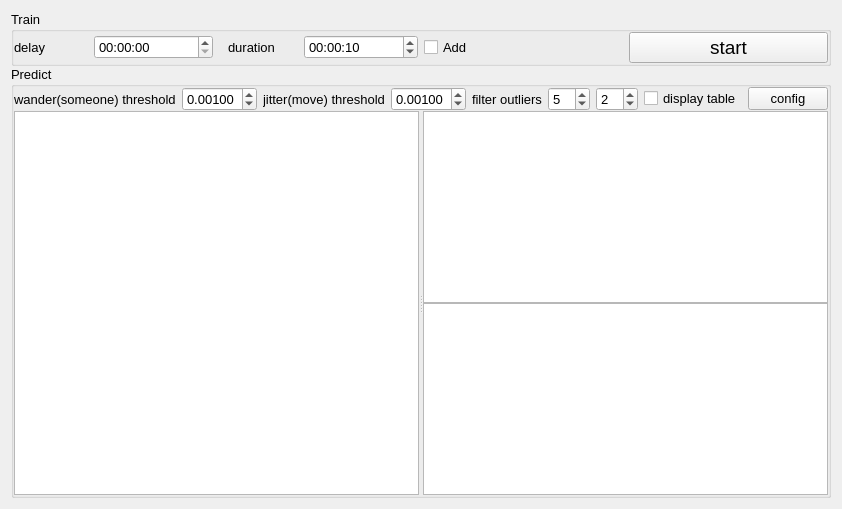
          <widget class="QWidget" name="layoutWidget">
           <layout class="QVBoxLayout" name="verticalLayout_2" stretch="1,32">
            <property name="spacing">
             <number>0</number>
            </property>
            <item>
             <widget class="QGroupBox" name="groupBox_15">
              <property name="font">
               <font>
                <pointsize>10</pointsize>
                <weight>50</weight>
                <bold>false</bold>
                <stylestrategy>PreferAntialias</stylestrategy>
               </font>
              </property>
              <property name="title">
               <string>Train</string>
              </property>
              <layout class="QVBoxLayout" name="verticalLayout_25">
               <property name="spacing">
                <number>0</number>
               </property>
               <property name="leftMargin">
                <number>0</number>
               </property>
               <property name="topMargin">
                <number>0</number>
               </property>
               <property name="rightMargin">
                <number>0</number>
               </property>
               <property name="bottomMargin">
                <number>0</number>
               </property>
               <item>
                <layout class="QHBoxLayout" name="horizontalLayout_2" stretch="1,1,1,1">
                 <property name="spacing">
                  <number>6</number>
                 </property>
                 <item>
                  <widget class="QWidget" name="widget_25" native="true">
                   <property name="sizePolicy">
                    <sizepolicy hsizetype="Ignored" vsizetype="Preferred">
                     <horstretch>0</horstretch>
                     <verstretch>0</verstretch>
                    </sizepolicy>
                   </property>
                   <layout class="QHBoxLayout" name="horizontalLayout_27" stretch="0,2,3">
                    <property name="spacing">
                     <number>0</number>
                    </property>
                    <property name="leftMargin">
                     <number>0</number>
                    </property>
                    <property name="topMargin">
                     <number>0</number>
                    </property>
                    <property name="rightMargin">
                     <number>0</number>
                    </property>
                    <property name="bottomMargin">
                     <number>0</number>
                    </property>
                    <item>
                     <widget class="QWidget" name="widget_39" native="true">
                      <layout class="QHBoxLayout" name="horizontalLayout_38">
                       <property name="spacing">
                        <number>0</number>
                       </property>
                       <property name="leftMargin">
                        <number>0</number>
                       </property>
                       <property name="topMargin">
                        <number>0</number>
                       </property>
                       <property name="rightMargin">
                        <number>0</number>
                       </property>
                       <property name="bottomMargin">
                        <number>0</number>
                       </property>
                      </layout>
                     </widget>
                    </item>
                    <item>
                     <widget class="QLabel" name="label_delay_5">
                      <property name="sizePolicy">
                       <sizepolicy hsizetype="Preferred" vsizetype="Preferred">
                        <horstretch>0</horstretch>
                        <verstretch>0</verstretch>
                       </sizepolicy>
                      </property>
                      <property name="text">
                       <string>delay</string>
                      </property>
                     </widget>
                    </item>
                    <item>
                     <widget class="QTimeEdit" name="timeEdit_train_delay">
                      <property name="maximumDateTime">
                       <datetime>
                        <hour>23</hour>
                        <minute>59</minute>
                        <second>59</second>
                        <year>2000</year>
                        <month>1</month>
                        <day>1</day>
                       </datetime>
                      </property>
                      <property name="currentSection">
                       <enum>QDateTimeEdit::MinuteSection</enum>
                      </property>
                      <property name="displayFormat">
                       <string>HH:mm:ss</string>
                      </property>
                      <property name="currentSectionIndex">
                       <number>1</number>
                      </property>
                      <property name="time">
                       <time>
                        <hour>0</hour>
                        <minute>0</minute>
                        <second>0</second>
                       </time>
                      </property>
                     </widget>
                    </item>
                   </layout>
                  </widget>
                 </item>
                 <item>
                  <widget class="QWidget" name="widget_26" native="true">
                   <layout class="QHBoxLayout" name="horizontalLayout_28" stretch="2,3">
                    <property name="spacing">
                     <number>0</number>
                    </property>
                    <property name="leftMargin">
                     <number>9</number>
                    </property>
                    <property name="topMargin">
                     <number>0</number>
                    </property>
                    <property name="rightMargin">
                     <number>0</number>
                    </property>
                    <property name="bottomMargin">
                     <number>0</number>
                    </property>
                    <item>
                     <widget class="QLabel" name="label_delay_6">
                      <property name="text">
                       <string>duration</string>
                      </property>
                     </widget>
                    </item>
                    <item>
                     <widget class="QTimeEdit" name="timeEdit_train_duration">
                      <property name="maximumDateTime">
                       <datetime>
                        <hour>23</hour>
                        <minute>59</minute>
                        <second>59</second>
                        <year>2000</year>
                        <month>1</month>
                        <day>1</day>
                       </datetime>
                      </property>
                      <property name="currentSection">
                       <enum>QDateTimeEdit::SecondSection</enum>
                      </property>
                      <property name="displayFormat">
                       <string>HH:mm:ss</string>
                      </property>
                      <property name="currentSectionIndex">
                       <number>2</number>
                      </property>
                      <property name="time">
                       <time>
                        <hour>0</hour>
                        <minute>0</minute>
                        <second>10</second>
                       </time>
                      </property>
                     </widget>
                    </item>
                   </layout>
                  </widget>
                 </item>
                 <item>
                  <widget class="QCheckBox" name="checkBox_train_add">
                   <property name="enabled">
                    <bool>true</bool>
                   </property>
                   <property name="sizePolicy">
                    <sizepolicy hsizetype="Minimum" vsizetype="Fixed">
                     <horstretch>0</horstretch>
                     <verstretch>0</verstretch>
                    </sizepolicy>
                   </property>
                   <property name="text">
                    <string>Add</string>
                   </property>
                  </widget>
                 </item>
                 <item>
                  <widget class="QPushButton" name="pushButton_train_start">
                   <property name="font">
                    <font>
                     <pointsize>14</pointsize>
                     <weight>50</weight>
                     <bold>false</bold>
                     <stylestrategy>PreferAntialias</stylestrategy>
                    </font>
                   </property>
                   <property name="text">
                    <string>start</string>
                   </property>
                   <property name="iconSize">
                    <size>
                     <width>8</width>
                     <height>8</height>
                    </size>
                   </property>
                   <property name="autoDefault">
                    <bool>false</bool>
                   </property>
                   <property name="default">
                    <bool>false</bool>
                   </property>
                  </widget>
                 </item>
                </layout>
               </item>
              </layout>
             </widget>
            </item>
            <item>
             <widget class="QGroupBox" name="groupBox_14">
              <property name="font">
               <font>
                <pointsize>10</pointsize>
                <weight>50</weight>
                <bold>false</bold>
                <stylestrategy>PreferAntialias</stylestrategy>
               </font>
              </property>
              <property name="title">
               <string>Predict</string>
              </property>
              <layout class="QVBoxLayout" name="verticalLayout_5" stretch="1,64">
               <property name="spacing">
                <number>0</number>
               </property>
               <property name="leftMargin">
                <number>0</number>
               </property>
               <property name="topMargin">
                <number>0</number>
               </property>
               <property name="rightMargin">
                <number>0</number>
               </property>
               <property name="bottomMargin">
                <number>0</number>
               </property>
               <item>
                <layout class="QHBoxLayout" name="horizontalLayout_10">
                 <item>
                  <widget class="QWidget" name="widget_31" native="true">
                   <layout class="QHBoxLayout" name="horizontalLayout_45" stretch="3,2,3,2,2,1,1,2,3">
                    <property name="spacing">
                     <number>6</number>
                    </property>
                    <property name="leftMargin">
                     <number>0</number>
                    </property>
                    <property name="topMargin">
                     <number>0</number>
                    </property>
                    <property name="rightMargin">
                     <number>0</number>
                    </property>
                    <property name="bottomMargin">
                     <number>0</number>
                    </property>
                    <item>
                     <widget class="QLabel" name="label_number_3">
                      <property name="text">
                       <string>wander(someone) threshold</string>
                      </property>
                     </widget>
                    </item>
                    <item>
                     <widget class="QDoubleSpinBox" name="doubleSpinBox_predict_someone_threshold">
                      <property name="sizePolicy">
                       <sizepolicy hsizetype="Minimum" vsizetype="Minimum">
                        <horstretch>0</horstretch>
                        <verstretch>0</verstretch>
                       </sizepolicy>
                      </property>
                      <property name="decimals">
                       <number>5</number>
                      </property>
                      <property name="maximum">
                       <double>1.000000000000000</double>
                      </property>
                      <property name="singleStep">
                       <double>0.000100000000000</double>
                      </property>
                      <property name="value">
                       <double>0.001000000000000</double>
                      </property>
                     </widget>
                    </item>
                    <item>
                     <widget class="QLabel" name="label_number_5">
                      <property name="text">
                       <string>jitter(move) threshold</string>
                      </property>
                     </widget>
                    </item>
                    <item>
                     <widget class="QDoubleSpinBox" name="doubleSpinBox_predict_move_threshold">
                      <property name="sizePolicy">
                       <sizepolicy hsizetype="Minimum" vsizetype="Minimum">
                        <horstretch>0</horstretch>
                        <verstretch>0</verstretch>
                       </sizepolicy>
                      </property>
                      <property name="decimals">
                       <number>5</number>
                      </property>
                      <property name="maximum">
                       <double>1.000000000000000</double>
                      </property>
                      <property name="singleStep">
                       <double>0.000100000000000</double>
                      </property>
                      <property name="value">
                       <double>0.001000000000000</double>
                      </property>
                     </widget>
                    </item>
                    <item>
                     <widget class="QLabel" name="label_duration_7">
                      <property name="text">
                       <string>filter outliers</string>
                      </property>
                     </widget>
                    </item>
                    <item>
                     <widget class="QSpinBox" name="spinBox_predict_buffer_size">
                      <property name="minimum">
                       <number>1</number>
                      </property>
                      <property name="value">
                       <number>5</number>
                      </property>
                      <property name="displayIntegerBase">
                       <number>10</number>
                      </property>
                     </widget>
                    </item>
                    <item>
                     <widget class="QSpinBox" name="spinBox_predict_outliers_number">
                      <property name="minimum">
                       <number>1</number>
                      </property>
                      <property name="maximum">
                       <number>99</number>
                      </property>
                      <property name="singleStep">
                       <number>1</number>
                      </property>
                      <property name="value">
                       <number>2</number>
                      </property>
                      <property name="displayIntegerBase">
                       <number>10</number>
                      </property>
                     </widget>
                    </item>
                    <item>
                     <widget class="QCheckBox" name="checkBox_display_eigenvalues_table">
                      <property name="text">
                       <string>display table</string>
                      </property>
                     </widget>
                    </item>
                    <item>
                     <widget class="QPushButton" name="pushButton_predict_config">
                      <property name="text">
                       <string>config</string>
                      </property>
                     </widget>
                    </item>
                   </layout>
                  </widget>
                 </item>
                </layout>
               </item>
               <item>
                <widget class="QSplitter" name="splitter_eigenvalues">
                 <property name="orientation">
                  <enum>Qt::Horizontal</enum>
                 </property>
                 <widget class="PlotWidget" name="graphicsView_eigenvalues">
                  <property name="sizePolicy">
                   <sizepolicy hsizetype="Preferred" vsizetype="Preferred">
                    <horstretch>0</horstretch>
                    <verstretch>0</verstretch>
                   </sizepolicy>
                  </property>
                 </widget>
                 <widget class="QWidget" name="tableView_eigenvalues" native="true">
                  <layout class="QVBoxLayout" name="tableView_eigenvalues_QVBoxLayout">
                   <property name="spacing">
                    <number>0</number>
                   </property>
                   <property name="leftMargin">
                    <number>0</number>
                   </property>
                   <property name="topMargin">
                    <number>0</number>
                   </property>
                   <property name="rightMargin">
                    <number>0</number>
                   </property>
                   <property name="bottomMargin">
                    <number>0</number>
                   </property>
                   <item>
                    <widget class="QTableView" name="tableView_radar_data_room">
                     <property name="font">
                      <font>
                       <pointsize>8</pointsize>
                       <weight>50</weight>
                       <bold>false</bold>
                       <stylestrategy>PreferAntialias</stylestrategy>
                      </font>
                     </property>
                     <property name="autoScrollMargin">
                      <number>10</number>
                     </property>
                     <property name="sortingEnabled">
                      <bool>false</bool>
                     </property>
                     <attribute name="horizontalHeaderMinimumSectionSize">
                      <number>12</number>
                     </attribute>
                     <attribute name="verticalHeaderMinimumSectionSize">
                      <number>10</number>
                     </attribute>
                     <attribute name="verticalHeaderDefaultSectionSize">
                      <number>20</number>
                     </attribute>
                     <attribute name="verticalHeaderStretchLastSection">
                      <bool>true</bool>
                     </attribute>
                    </widget>
                   </item>
                   <item>
                    <widget class="QTableView" name="tableView_radar_data_human">
                     <property name="font">
                      <font>
                       <pointsize>8</pointsize>
                       <weight>50</weight>
                       <bold>false</bold>
                       <stylestrategy>PreferAntialias</stylestrategy>
                      </font>
                     </property>
                     <property name="autoScrollMargin">
                      <number>10</number>
                     </property>
                     <property name="sortingEnabled">
                      <bool>false</bool>
                     </property>
                     <attribute name="horizontalHeaderMinimumSectionSize">
                      <number>12</number>
                     </attribute>
                     <attribute name="verticalHeaderMinimumSectionSize">
                      <number>10</number>
                     </attribute>
                     <attribute name="verticalHeaderDefaultSectionSize">
                      <number>20</number>
                     </attribute>
                     <attribute name="verticalHeaderStretchLastSection">
                      <bool>true</bool>
                     </attribute>
                    </widget>
                   </item>
                  </layout>
                 </widget>
                </widget>
               </item>
              </layout>
             </widget>
            </item>
           </layout>
          </widget>
